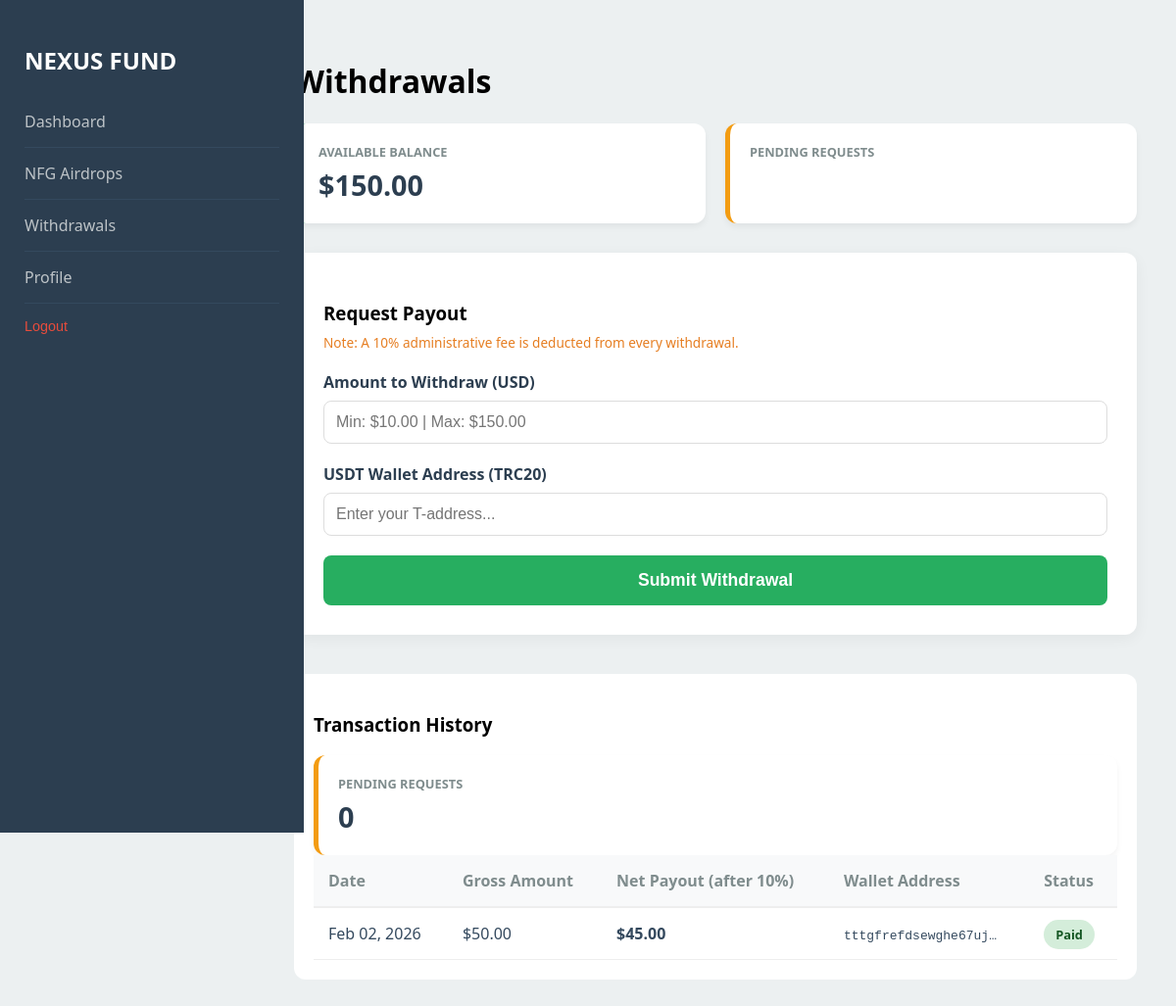
Page /withdrawals/ (signed in) on the committed database.
### matrix/models.py (models this page shows, shortened)
class MemberProfile(models.Model):
    user = models.OneToOneField(User, on_delete=models.CASCADE)
    full_name = models.CharField(max_length=255)
    balance = models.DecimalField(max_digits=10, decimal_places=2, default=0.00)
    ref_id = models.CharField(max_length=12, unique=True, blank=True)
    sponser = models.ForeignKey('self', on_delete=models.SET_NULL, null=True, blank=True, related_name='referrals')
    is_position_locked = models.BooleanField(default=False)
    wallet = models.DecimalField(max_digits=12, decimal_places=2, default=0.0)
    nfg_balance = models.DecimalField(max_digits=20, decimal_places=2, default=0.0)
    is_active = models.BooleanField(default=False)
    paid_referrals_count = models.IntegerField(default=0)
    payment_status = models.CharField(max_length=20, choices=[('pending', 'Pending'), ('paid', 'Paid')], default='pending')
    transaction_hash = models.CharField(max_length=100, unique=True, blank=True, null=True)
    is_already_placed_in_b1 = models.BooleanField(default=False)
    current_board = models.IntegerField(default=1)
    board_1_count_value = models.IntegerField(default=0, db_column='board_1_count')
    board_2_count = models.IntegerField(default=0)
    board_3_count = models.IntegerField(default=0)
    board_4_count = models.IntegerField(default=0)
    board_5_count = models.IntegerField(default=0)
    cycle_count = models.IntegerField(default=0)
    left_child_b1 = models.ForeignKey('self', on_delete=models.SET_NULL, null=True, blank=True, related_name='parent_l_b1')
    right_child_b1 = models.ForeignKey('self', on_delete=models.SET_NULL, null=True, blank=True, related_name='parent_r_b1')
    left_child_b2 = models.ForeignKey('self', on_delete=models.SET_NULL, null=True, blank=True, related_name='parent_l_b2')
    right_child_b2 = models.ForeignKey('self', on_delete=models.SET_NULL, null=True, blank=True, related_name='parent_r_b2')
    left_child_b3 = models.ForeignKey('self', on_delete=models.SET_NULL, null=True, blank=True, related_name='parent_l_b3')
    right_child_b3 = models.ForeignKey('self', on_delete=models.SET_NULL, null=True, blank=True, related_name='parent_r_b3')
    left_child_b4 = models.ForeignKey('self', on_delete=models.SET_NULL, null=True, blank=True, related_name='parent_l_b4')
    right_child_b4 = models.ForeignKey('self', on_delete=models.SET_NULL, null=True, blank=True, related_name='parent_r_b4')
    left_child_b5 = models.ForeignKey('self', on_delete=models.SET_NULL, null=True, blank=True, related_name='parent_l_b5')
    right_child_b5 = models.ForeignKey('self', on_delete=models.SET_NULL, null=True, blank=True, related_name='parent_r_b5')
    payment_order_id = models.CharField(max_length=100, blank=True, null=True)
    board_1_earned = models.DecimalField(max_digits=10, decimal_places=2, default=0.00)
    board_2_earned = models.DecimalField(max_digits=10, decimal_places=2, default=0.00)
    board_3_earned = models.DecimalField(max_digits=10, decimal_places=2, default=0.00)
    board_4_earned = models.DecimalField(max_digits=10, decimal_places=2, default=0.00)
    board_5_earned = models.DecimalField(max_digits=10, decimal_places=2, default=0.00)

class WithdrawalRequest(models.Model):
    STATUS_CHOICES = [
        ('Pending', 'Pending'),
        ('Paid', 'Paid'),
        ('Cancelled', 'Cancelled'),
    ]
    user = models.ForeignKey(User, on_delete=models.CASCADE)
    amount = models.DecimalField(max_digits=10, decimal_places=2)
    fee = models.DecimalField(max_digits=10, decimal_places=2, default=0)
    net_amount = models.DecimalField(max_digits=10, decimal_places=2, default=0)
    wallet_address = models.CharField(max_length=255)
    status = models.CharField(max_length=20, choices=STATUS_CHOICES, default='Pending')
    created_at = models.DateTimeField(auto_now_add=True)
    WITHDRAWAL_FEE_PERCENT = Decimal('10.0')  # example: 10%

### matrix/views.py (the view, shortened to what this page needs)
# urls.py: path('withdrawals/', views.request_withdrawal, name='withdrawals'),
@login_required
def request_withdrawal(request):
    profile = request.user.memberprofile
    history = WithdrawalRequest.objects.filter(user=request.user).order_by('-created_at')
    pending_count = history.filter(status='Pending').count()
    context = {
        'profile': profile,
        'requests': history,      # Matches {% for req in requests %}
        'pending_count': pending_count # Matches {{ pending_count }}
    }
    return render(request, 'matrix/withdrawals.html', context)

### matrix/templates/matrix/withdrawals.html (shortened to what this page needs)
{% extends 'base.html' %}
{% block content %}
<div class="withdrawal-container">
    <h1>Withdrawals</h1>
    <div class="stats-row">
        <div class="stat-card" style="border-left-color: var(--success);">
            <h3>Available Balance</h3>
            <div class="amount">${{ user.memberprofile.wallet }}</div>
        </div>
        <div class="stat-card" style="border-left-color: var(--warning);">
            <h3>Pending Requests</h3>
        </div>
    </div>
    <div class="request-section">
        <h3>Request Payout</h3>
        <p class="fee-text">Note: A 10% administrative fee is deducted from every withdrawal.</p>
        <form method="POST">
            <div class="form-group">
                <label for="amount">Amount to Withdraw (USD)</label>
                <input type="number" name="amount" id="amount" class="form-input"
                       min="10" max="${{ user.memberprofile.wallet }}" step="0.01"
                       placeholder="Min: $10.00 | Max: ${{ user.memberprofile.wallet }}" required>
            </div>
            <div class="form-group">
                <label for="wallet">USDT Wallet Address (TRC20)</label>
                <input type="text" name="wallet_address" id="wallet" class="form-input"
                       placeholder="Enter your T-address..." required>
            </div>
            {% if user.memberprofile.board_1_count_value >= 4 %}
               <button type="submit" class="withdraw-btn">Submit Withdrawal</button>
            {% else %}
               <button class="btn btn-secondary" disabled>
                    Withdrawal Locked (Need {{ user.memberprofile.referrals_needed }} more referrals)
               </button>
        {% endif %}
        </form>
    </div>
    <div class="history-section">
        <h3>Transaction History</h3>
        <table>
            <thead>
                <tr>
                    <th>Date</th>
                    <th>Gross Amount</th>
                    <th>Net Payout (after 10%)</th>
                    <th>Wallet Address</th>
                    <th>Status</th>
                </tr>
            </thead>
            <tbody>
                <div class="stat-card" style="border-left-color: var(--warning);">
                    <h3>Pending Requests</h3>
                    <div class="amount">
                        {{ pending_count }}  </div>
                    </div>
                    {% for req in requests %}
                     <tr>
                       <td>{{ req.created_at|date:"M d, Y" }}</td>
                       <td>${{ req.amount }}</td>
                       <td><strong>${{ req.net_amount }}</strong></td>
                       <td><code>{{ req.wallet_address|truncatechars:20 }}</code></td>
                       <td>
                          <span class="badge status-{{ req.status|lower }}">
                             {{ req.status }}
                          </span>
                       </td>
                     </tr>
                    {% endfor %}
            </tbody>
        </table>
    </div>
</div>
{% endblock %}

### matrix/templates/base.html (style rules this page uses)
:root { --primary: #2c3e50; --accent: #27ae60; --dark: #1a252f; --light: #ecf0f1; --warning: #f39c12; --danger: #e74c3c; }
body { font-family: 'Segoe UI', Tahoma, Geneva, Verdana, sans-serif; background: var(--light); margin: 0; display: flex; flex-direction: column; }

### matrix/templates/matrix/withdrawals.html (style rules this page uses)
:root { --success: #27ae60; --warning: #f39c12; --danger: #e74c3c; --dark: #2c3e50; }
.withdrawal-container { padding: 20px; max-width: 1000px; margin: 0 auto; font-family: 'Segoe UI', Tahoma, Geneva, Verdana, sans-serif; }
.stats-row { display: grid; grid-template-columns: repeat(auto-fit, minmax(200px, 1fr)); gap: 20px; margin-bottom: 30px; }
.stat-card { background: white; padding: 20px; border-radius: 12px; box-shadow: 0 4px 6px rgba(0,0,0,0.05); border-left: 5px solid var(--dark); }
.stat-card h3 { margin: 0; font-size: 0.8rem; color: #7f8c8d; text-transform: uppercase; }
.stat-card .amount { font-size: 1.8rem; font-weight: bold; color: var(--dark); margin-top: 5px; }
.request-section { background: white; padding: 30px; border-radius: 12px; box-shadow: 0 4px 15px rgba(0,0,0,0.05); margin-bottom: 40px; }
.form-group { margin-bottom: 20px; }
label { display: block; margin-bottom: 8px; font-weight: 600; color: var(--dark); }
.form-input { width: 100%; padding: 12px; border: 1px solid #ddd; border-radius: 8px; font-size: 1rem; box-sizing: border-box; }
.withdraw-btn { background: var(--success); color: white; padding: 15px 30px; border: none; border-radius: 8px; font-weight: bold; cursor: pointer; width: 100%; font-size: 1.1rem; transition: transform 0.2s, background 0.2s; }
.history-section { background: white; padding: 20px; border-radius: 12px; overflow-x: auto; }
table { width: 100%; border-collapse: collapse; min-width: 600px; }
th { text-align: left; padding: 15px; background: #f8f9fa; color: #7f8c8d; font-weight: 600; border-bottom: 2px solid #eee; }
td { padding: 15px; border-bottom: 1px solid #eee; color: #34495e; }
.badge { padding: 6px 12px; border-radius: 20px; font-size: 0.8rem; font-weight: bold; }
.status-paid { background: #d4edda; color: #155724; }
.fee-text { color: #e67e22; font-size: 0.85rem; margin-top: -10px; margin-bottom: 20px; }

### rows in the picture
WithdrawalRequest: created_at "Feb 02, 2026", amount "50.00", net_amount "45.00", wallet_address "tttgfrefdsewghe67uj…", status "Paid"

### other values in the picture
{{ user.memberprofile.wallet }} "150.00"
{{ pending_count }} "0"
